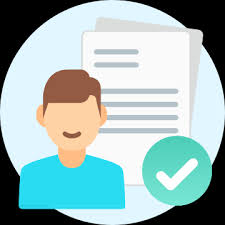
#> input picture images.jpg, 225 x 225 px
$ python -i 'placement new.py'   (imports and definitions only)
#> lines starting #> are read from the running program, lines starting #| are printed output that depends on the picture
from tkinter import *
from PIL import Image, ImageTk
import sqlite3
from tkinter import messagebox
import tkinter.filedialog
import pandas as pd
from sklearn import tree
from sklearn.ensemble import RandomForestClassifier
from sklearn.metrics import roc_auc_score
from sklearn.model_selection import train_test_split
from matplotlib import pyplot as plt
from sklearn.metrics import confusion_matrix
from sklearn.metrics import accuracy_score
from sklearn.tree import DecisionTreeClassifier
import warnings
# [1 line not run here, left out]
'''
conn = sqlite3.connect('place1.db')
with conn:
    cursor=conn.cursor()
cursor.execute('CREATE TABLE IF NOT EXISTS student1 (Username TEXT,Password TEXT,Phoneno TEXT,Address TEXT,SIE TEXT,APT TEXT,GD TEXT,PI TEXT,ten TEXT,puc TEXT,deg TEXT,name TEXT,usn TEXT)')
print("database created")
cursor.execute('INSERT INTO student1 (Username,Password ,Phoneno,Address,SIE,APT,GD,PI,ten,puc,deg,name,usn) VALUES(?,?,?,?,?,?,?,?,?,?,?,?,?)')
print("database inseted")
conn.commit()
'''

# [20 lines left out: function main, not called in this run]

def sigup():


    # [18 lines left out: function Sigups, not called in this run]


    R2=Toplevel()
    R2.geometry('900x600')
    R2.title('SigUp Now')
    image=Image.open('images.jpg')
#> image is the input picture: PIL image 225x225 RGB; mean R, G, B 157.2, 183.9, 183.6
    image=image.resize((900,700))
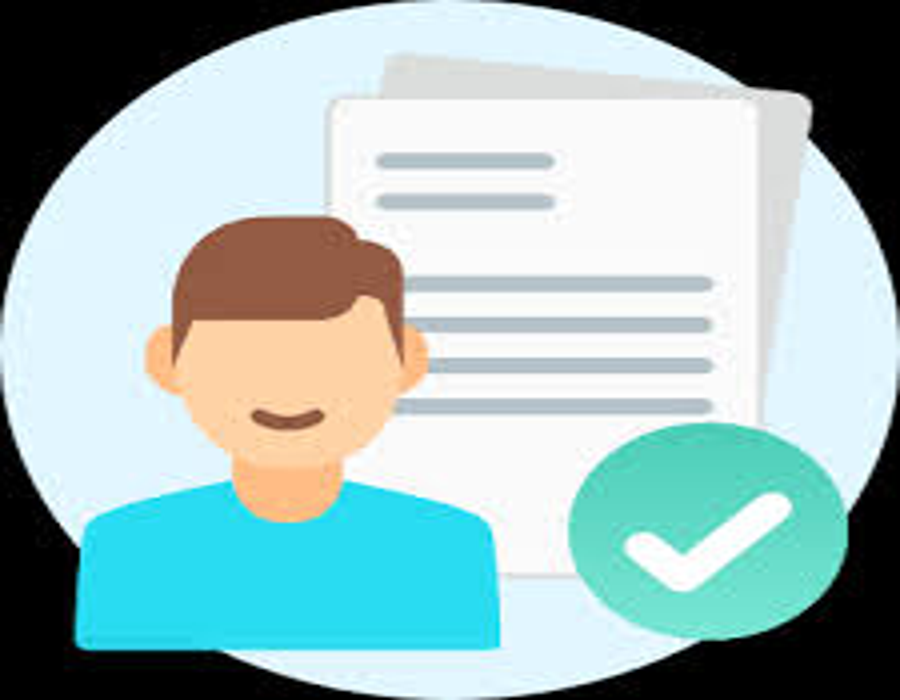
#> image: PIL image 900x700 RGB; mean R, G, B 157.2, 183.9, 183.6
    photo_image=ImageTk.PhotoImage(image)
    label=Label(R2,image=photo_image)
    label.place(x=0,y=0)


    lblInfo=Label(R2,text="Username",fg="black",font=("bold",15))
    lblInfo.place(x=200,y=140)

    lblInfo=Label(R2,text="Password",fg="black",font=("bold",15))
    lblInfo.place(x=200,y=190)

    lblInfo=Label(R2,text="phoneno",fg="black",font=("bold",15))
    lblInfo.place(x=200,y=240)

    lblInfo=Label(R2,text="Adress",fg="black",font=("bold",15))
    lblInfo.place(x=200,y=290)


    username=Entry(R2,width=20,font=("bold",15),highlightthickness=2)
    username.place(x=300,y= 140 )

    password=Entry(R2,show="**",width=20,font=("bold",15),highlightthickness=2)
    password.place(x=300,y=190 )

    phoneno=Entry(R2,width=20,font=("bold",15),highlightthickness=2)
    phoneno.place(x=300,y= 240 )

    address=Entry(R2,width=20,font=("bold",15),highlightthickness=2)
    address.place(x=300,y= 290 )


    signUpbt = Button(R2,text = "SignUp",width=10,height=2,fg="black",font=('algerian',15,'bold'),justify='center',bg="light blue",command=Sigups)
    signUpbt.place( x =350,y=490)


    R2.mainloop()


# [371 lines left out: functions login, job, apply, apply1, not called in this run]
# [4 lines not run here, left out]


>>> result = sigup()
